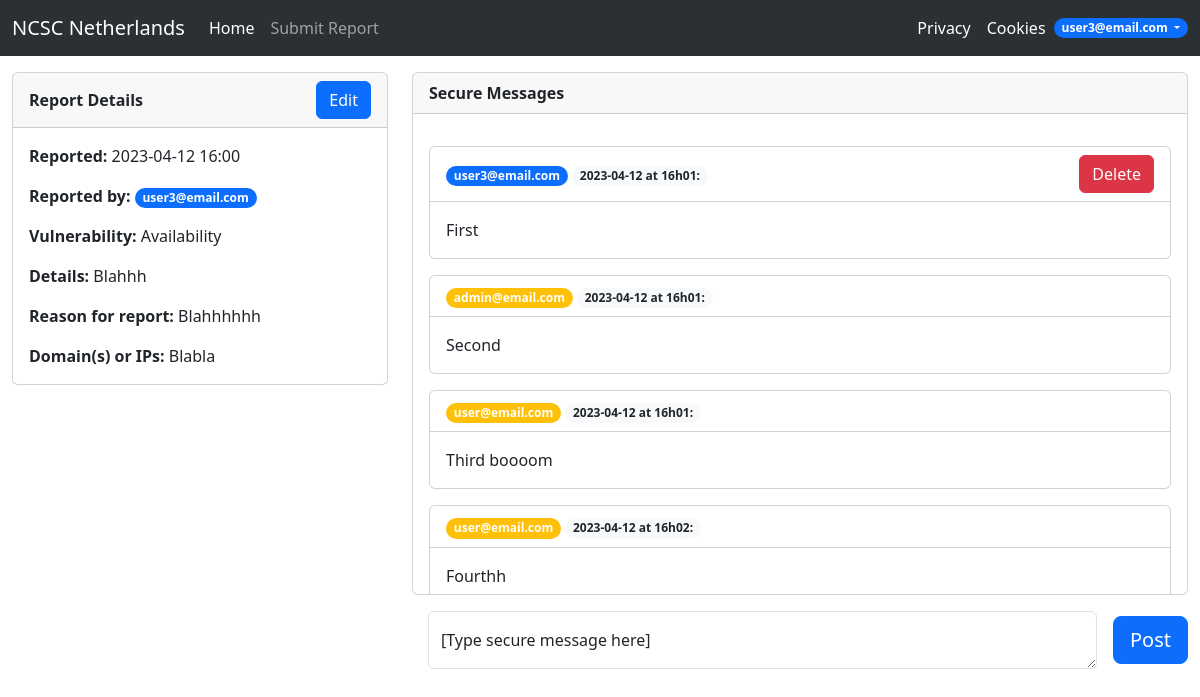
Screenshot of /messaging/12 (signed in) with the database file from the repository.
### App.py (models this page shows)
class User(db.Model, UserMixin):
    id = db.Column(db.Integer, primary_key=True)
    first_name = db.Column(db.String)
    surname_prefix = db.Column(db.String)
    surname = db.Column(db.String)
    email = db.Column(db.String, unique=True)
    password = db.Column(db.String)
    phone_number = db.Column(db.String)
    role = db.Column(db.String, default="User")
    is_deleted = db.Column(db.Boolean, default=False)
    enc_key = db.Column(db.String)
    userreports = db.relationship('Report', backref="user", lazy=True)
    usermessages = db.relationship('Message', backref="from_user", lazy=True)

class Message(db.Model, UserMixin):
    id = db.Column(db.Integer, primary_key=True)
    message = db.Column(db.LargeBinary)
    from_user_id = db.Column(db.Integer, db.ForeignKey("user.id"), nullable=False)
    report_id = db.Column(db.Integer, db.ForeignKey("report.id"), nullable=False)
    date_time = db.Column(db.DateTime, default=datetime.utcnow)
    messagereports = db.relationship("Report", backref="messages")

### App.py (the view, shortened to what this page needs)
@app.route("/messaging/<int:report_id>/<int:msg_id>", methods=["GET", "POST"])
@app.route("/messaging/<int:report_id>", methods=["GET", "POST"])
@login_required
def messaging(report_id, msg_id=None):
    report_encr = db.session.query(Report) \
        .where(report_id == Report.id) \
        .first()
    if not report_encr:
        return abort(404)
    if current_user.role != "Admin" and report_encr.user_id != current_user.id:
        return abort(403)
    anchor = None
    if msg_id:
        anchor = "#msg_%s" % msg_id
    content = decrypt_data(report_encr.report_content, report_encr.user.enc_key)
    content['vulnerability'] = " ".join(map(str.capitalize, content['vulnerability'].split("_")))
    report = {
        "id": report_encr.id,
        "user_id": report_encr.user_id,
        "user_email": report_encr.user.email,
        "date_time": report_encr.date_time.strftime('%Y-%m-%d %H:%M'),
        "user_is_deleted": report_encr.user.is_deleted
    }
    report.update(content)
    form = MessageForm()
    if form.is_submitted() and not form.validate():
        flash("Invalid message: unable to post message.", "danger")
    msgs_encr = db.session.query(Message).where(report_id == Message.report_id) \
        .order_by(Message.id) \
        .all()
    msgs = []
    for msg_encr in msgs_encr:
        email_class = "bg-warning"
        if msg_encr.from_user.email == report_encr.user.email:
            email_class = "bg-primary"
        msg = {
            'message': decrypt_data(msg_encr.message, report_encr.user.enc_key),
            'id': msg_encr.id,
            'from_user_email': msg_encr.from_user.email,
            'date_time': msg_encr.date_time,
            'email_class': email_class
        }
        msgs.append(msg)
    return render_template("messaging.html", report=report, form=form, msgs=msgs, anchor=anchor)

### form.py
class MessageForm(FlaskForm):
    message = TextAreaField('Message', validators=[InputRequired(), Length(min=1, max=250)])
    submit = SubmitField('Post')

### App.py (called while the page is built)
@login_manager.user_loader
def load_user(user_id):
    return User.query.get(int(user_id))

### encrypt.py (called while the page is built)
def decrypt_data(encrypted_data, dec_key):
    fernet = Fernet(dec_key)
    decrypted_data = fernet.decrypt(encrypted_data)
    json_data = json.loads(decrypted_data.decode())
    return json_data

### templates/messaging.html (shortened to what this page needs)
{% extends 'base.html' %}
{% if anchor %}
    {% block head %}
        {{ super() }}
    {% endblock %}
{% endif %}
{% block body %}
    <div class="container-fluid">
        <div class="row">
            <div class="col-4">
                <div class="card">
                    <div class="card-header d-flex justify-content-between align-items-center">
                        <div>
                            <strong>Report Details</strong>
                        </div>
                        <div>
                            <a href="{{ url_for('editreport', report_id=report.id) }}" class="btn btn-primary">Edit</a>
                        </div>
                    </div>
                    <div class="card-body" style="max-height: 30rem;overflow-y: auto;">
                        <p class="card-text"><strong>Reported:</strong> {{ report.date_time }} </p>
                        <p class="card-text"><strong>Reported by:</strong> <a
                                href="{{ url_for('getaccount', email=report.user_email) }}"
                                class="badge rounded-pill bg-primary text-decoration-none">{{ report.user_email }}</a>
                        </p>
                        <p class="card-text"><strong>Vulnerability:</strong> {{ report.vulnerability }}</p>
                        <p class="card-text"><strong>Details:</strong> {{ report.explanation }} </p>
                        <p class="card-text"><strong>Reason for report:</strong> {{ report.whyreport }} </p>
                        <p class="card-text"><strong>Domain(s) or IPs:</strong> {{ report.domainip }}  </p>
                    </div>
                </div>
            </div>
            <div class="col">
                <div class="row">
                    <div class="col">
                        <div class="card">
                            <div class="card-header">
                                <strong>Secure Messages</strong>
                            </div>
                            <div class="card-body" style="max-height: 30rem;overflow-y: auto;">
                                {% for msg in msgs %}
                                    <div class="card mt-3" id="msg_{{ msg['id'] }}">
                                        <div class="card-header bg-transparent d-flex justify-content-between align-items-center">
                                            <div>
                                                <a href="{{ url_for('getaccount', email=msg.from_user_email) }}"
                                                   class="badge rounded-pill {{ msg.email_class }} text-decoration-none">{{ msg.from_user_email }}</a>
                                                <span class="badge rounded-pill bg-light text-dark">{{ msg.date_time.strftime('%Y-%m-%d') }} at {{ msg.date_time.strftime('%Hh%M') }}:</span>
                                            </div>
                                            <div>
                                                {% if current_user.role == "Admin" or msg.email_class == "bg-primary" %}
                                                    <button type="button" class="btn btn-danger delete-msg-btn"
                                                            data-toggle="modal"
                                                            data-target="#confirm-delete-modal-{{ msg.id }}">Delete
                                                    </button>
                                                {% endif %}
                                            </div>
                                        </div>
                                        <div class="card-body">
                                            {{ msg.message }}
                                        </div>
                                    </div>
                                {% endfor %}
                            </div>
                        </div>
                    </div>
                </div>
            {% if not report.user_is_deleted %}
                <form action="" method="post">
                    <div class="row my-3">
                        <div class="col d-flex align-items-center">
                            <div class="input-group">
                                <div class="form-floating mx-3">
                                {% set message_invalid = "" %}
                                {% if form.message.errors %}
                                    {% set message_invalid = " is-invalid" %}
                                {% endif %}
                                {{ form.message (size=30,class="form-control form-control-md flex-grow-1 me-3" + message_invalid,placeholder="") }}
                                <label for="{{ form.message.id }}">[Type secure message here]</label>
                                </div>
                            </div>
                        {{ form.submit(class="btn btn-primary btn-lg") }}
                        </div>
                    </div>
                </form>
            {% endif %}
            </div>
        </div>
    </div>
{% endblock %}

### templates/base.html (shortened to what this page needs)
<!DOCTYPE html>
<html lang="en">
<head>
    {% block head %}
        <link href="https://cdn.jsdelivr.net/npm/bootstrap@5.3.0-alpha2/dist/css/bootstrap.min.css" rel="stylesheet"
>
    {% endblock %}
</head>
<body>
<nav class="navbar navbar-expand-lg bg-body-tertiary" data-bs-theme="dark">
    <div class="container-fluid">
        <a class="navbar-brand" href="{{ url_for('index') }}">NCSC Netherlands</a>
        <div class="collapse navbar-collapse" id="navbarSupportedContent">
            <ul class="navbar-nav me-auto mb-2 mb-lg-0">
                {% if not current_user.is_authenticated %}
                    <li class="nav-item">
                        <a class="nav-link active" aria-current="page" href="{{ url_for('index') }}">Home</a>
                    </li>
                    <li class="nav-item">
                        <a class="nav-link" href="{{ url_for('login') }}">Login</a>
                    </li>
                    <li class="nav-item">
                        <a class="nav-link" href="{{ url_for('register') }}">Register</a>
                    </li>
                {% else %}
                    <li class="nav-item">
                        <a class="nav-link active" aria-current="page" href="{{ url_for('index') }}">Home</a>
                    </li>
                    <li class="nav-item">
                        <a class="nav-link" href="{{ url_for('submitreport') }}">Submit Report</a>
                    </li>
                {% endif %}
            </ul>
            <ul class="navbar-nav ms-auto">
                <li class="nav-item">
                    <a class="nav-link active" aria-current="page" href="{{ url_for('privacy') }}">Privacy</a>
                </li>
                <li class="nav-item">
                    <a class="nav-link active" aria-current="page" href="{{ url_for('cookies') }}">Cookies</a>
                </li>
                {% if current_user.is_authenticated %}
                    <li class="nav-item dropdown d-flex align-items-center">
                        <a class="nav-link dropdown-toggle badge rounded-pill bg-primary" href="#" id="navbarDropdown"
                           role="button"
                           data-bs-toggle="dropdown" aria-expanded="true">
                            {{ current_user.email }}
                        </a>
                    </li>
                {% endif %}
            </ul>
        </div>
    </div>
</nav>
{% block body %} {% endblock %}
</body>
</html>

### templates/base.html (style rules this page uses)
html, body { scroll-behavior: smooth; }

### rows the page displays
User: email "user3@email.com", user_email "user3@email.com", from_user_email "user3@email.com", date_time "2023-04-12", date_time "16h01", message "First"
User: from_user_email "admin@email.com", date_time "2023-04-12", date_time "16h01", message "Second"
User: from_user_email "user@email.com", date_time "2023-04-12", date_time "16h01", message "Third boooom", date_time "16h02", message "Fourthh"

### other values shown
{{ report.date_time }} "2023-04-12 16:00"
{{ report.vulnerability }} "Availability"
{{ report.explanation }} "Blahhh"
{{ report.whyreport }} "Blahhhhhh"
{{ report.domainip }} "Blabla"
